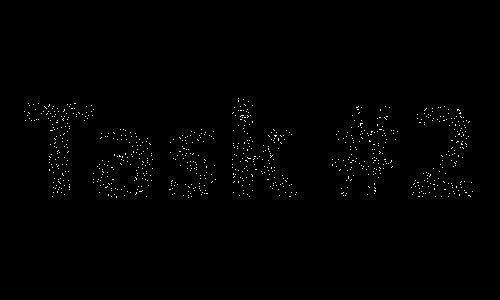
#> input picture labs/lab06/Task2.png, 500 x 300 px
$ python Task2.py
#> lines starting #> are read from the running program, lines starting #| are printed output that depends on the picture; after the words box and inside, x2 and y2 are one past the last pixel; in counts of white or black regions, pixels touching at a corner belong together
import cv2
import numpy as np

cv2.namedWindow("Original")
img = cv2.imread('Task2.png')
#> img is the input picture: shape (300, 500, 3); 0.66% white in thin lines or dots, all inside (x1, y1, x2, y2) = (24, 98, 473, 198)
trackbar_value_kernel = 0
trackbar_value_iterations = 0
trackbar_value_dkernel = 0
trackbar_value_diterations = 0
trackbar_value_closing = 0

def updateValue_kernel(new_value_kernel):
    global trackbar_value_kernel
    trackbar_value_kernel = new_value_kernel

def updateValue_iterations(new_value_iterations):
    global trackbar_value_iterations
    trackbar_value_iterations = new_value_iterations

def updateValue_dkernel(new_value_dkernel):
    global trackbar_value_dkernel
    trackbar_value_dkernel = new_value_dkernel

def updateValue_diterations(new_value_diterations):
    global trackbar_value_diterations
    trackbar_value_diterations = new_value_diterations

def updateValue_closing(new_value_closing):
    global trackbar_value_closing
    trackbar_value_closing = new_value_closing

cv2.createTrackbar('kernel', 'Original', trackbar_value_kernel, 10, updateValue_kernel)
cv2.createTrackbar('iterations', 'Original', trackbar_value_iterations, 10, updateValue_iterations)
cv2.createTrackbar('dkernel', 'Original', trackbar_value_dkernel, 10, updateValue_dkernel)
cv2.createTrackbar('diterations', 'Original', trackbar_value_diterations, 10, updateValue_diterations)
cv2.createTrackbar('closing', 'Original', trackbar_value_closing, 10, updateValue_closing)

while True:
    kernel = np.ones((trackbar_value_kernel, trackbar_value_kernel))
    dkernel = np.ones((trackbar_value_dkernel, trackbar_value_dkernel))
    dilated = cv2.dilate(img, dkernel, iterations = trackbar_value_diterations)
    eroded = cv2.erode(dilated, kernel, iterations = trackbar_value_iterations)
    closing = cv2.morphologyEx(eroded, cv2.MORPH_CLOSE, kernel, iterations = trackbar_value_closing)
    dilated = cv2.dilate(closing, dkernel, iterations = 3)
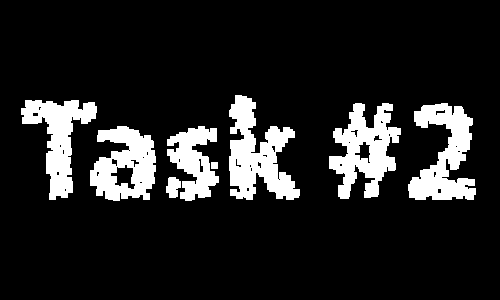
#> dilated: shape (300, 500, 3); 13.5% white; 8 white regions, largest, box (x1, y1, x2, y2) and area: (229, 95, 300, 200) 4018, (329, 103, 401, 199) 3696, (408, 103, 476, 200) 3583
    cv2.imshow('Original', dilated)

    if cv2.waitKey(1) & 0xFF == ord('q'):
#> (key q is pressed here)
        break

cv2.waitKey(0)
cv2.destroyAllWindows()
